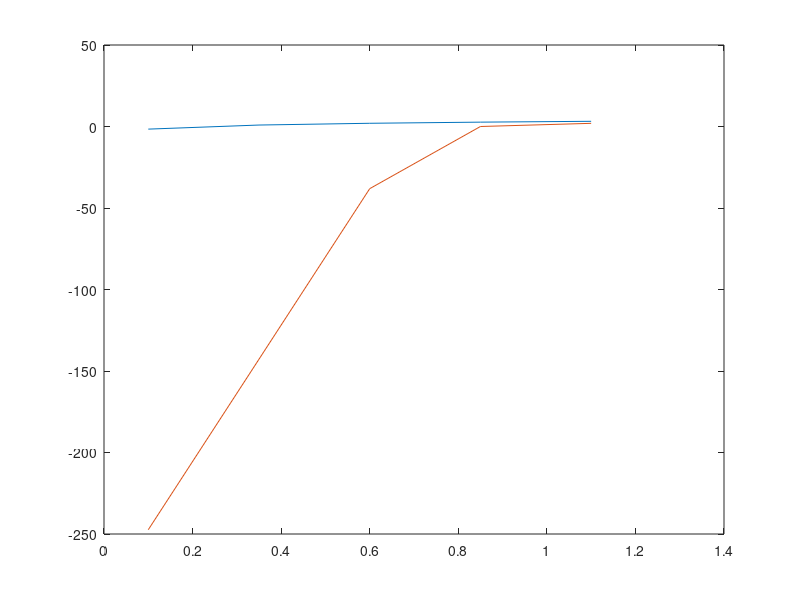

Write the MATLAB code that produced this figure.
function DerivadaSeg_00
  clc
  clear
  %BLOQUE DE DATOS
  disp('Ingrese el Paso')
  h=0.1
  disp('Valores de X')
  x=[ 0.1 0.35 0.6 0.85 1.1]
  disp('Valores de Y')
  y=[-1.60517019 0.90035575 1.97834875 2.67496214 3.19062036]
  n=length(x);
  dy(1)=2*y(1)-5*y(2)+4*y(3)-y(4);
  dy(n)=2*y(n)-5*y(n-1)+4*y(n-2)-y(n-3);
  for i=2:n-2
    dy(i)=y(i-1)-2*y(i)+y(i+1);
  end
  dy=dy*1/(h^2);
  plot(x,y)
  hold on
  plot(x,dy)
end
